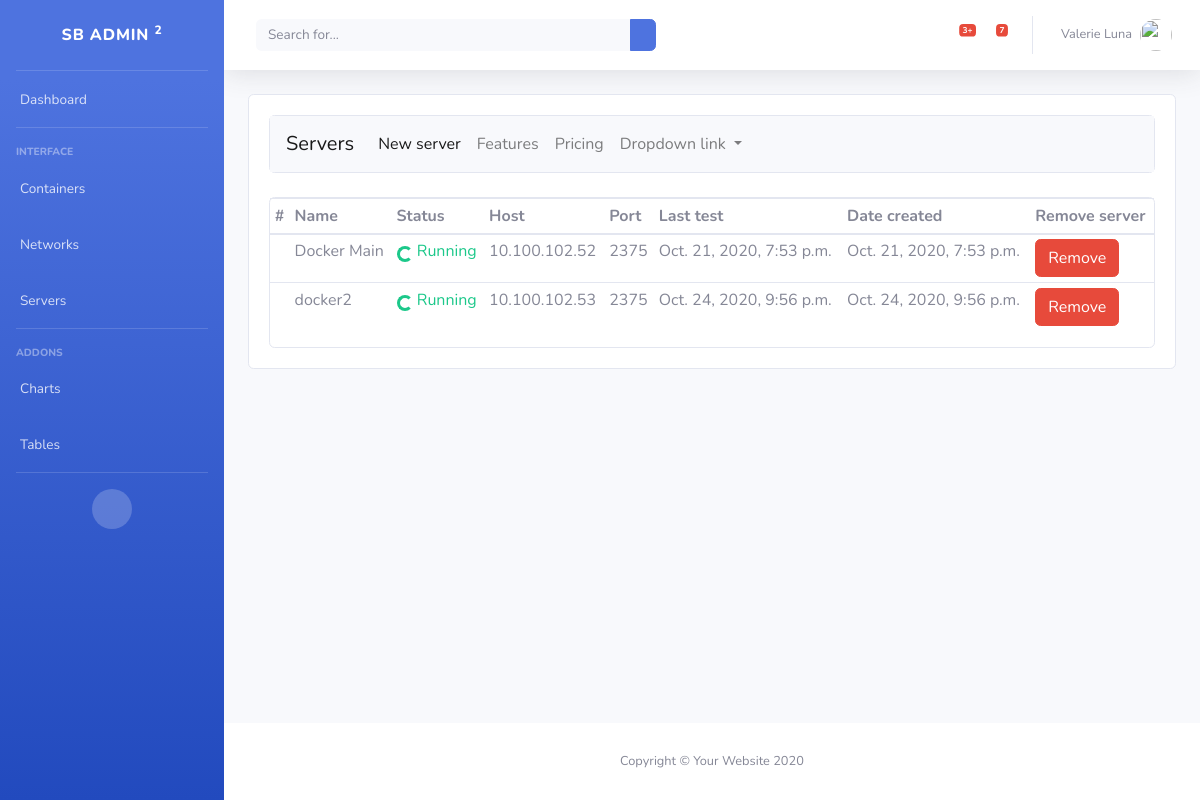
Page /servers/ on the earlier database version.
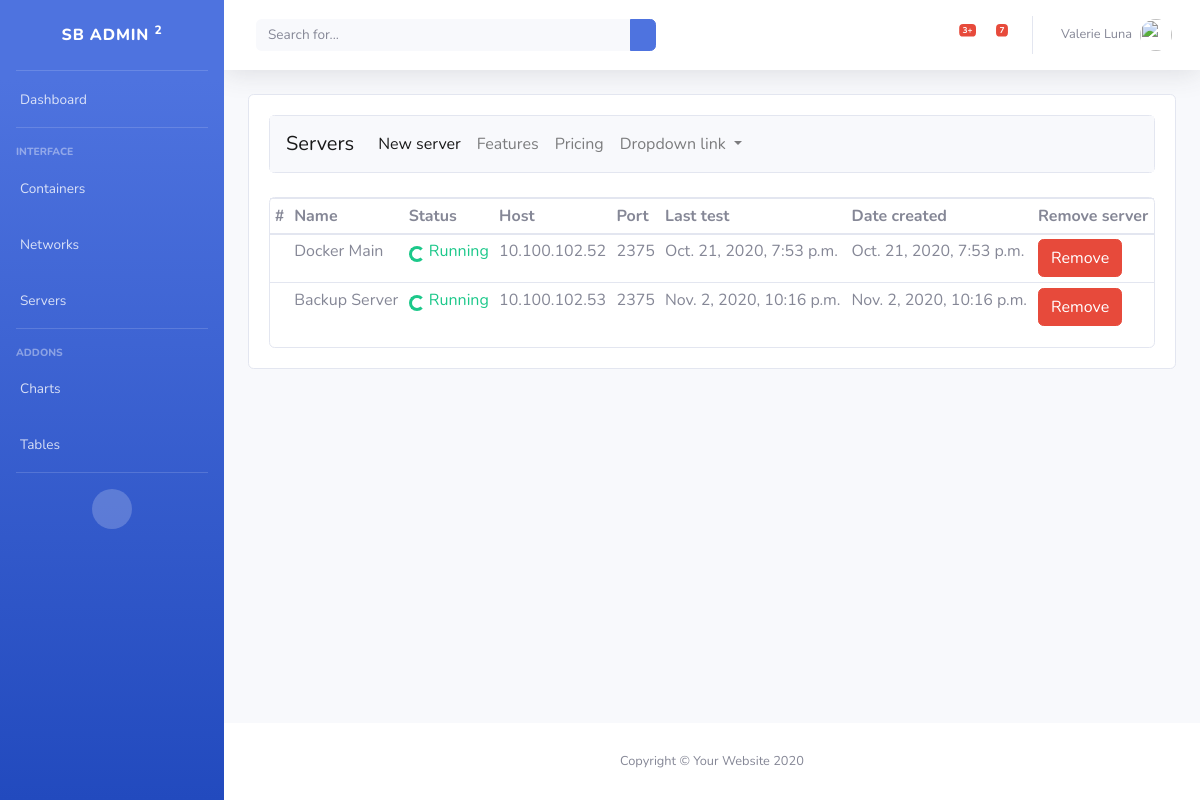
Same page on the later database version.
### servers/models.py (models this page shows, shortened)
class server(models.Model):
    name = models.CharField(max_length=250, unique=True, default=None)
    host = models.CharField(max_length=50, primary_key=True, unique=True)
    port = models.PositiveIntegerField()
    dateCreated = models.DateTimeField(auto_now_add=True, blank=True)
    lastCheck = models.DateTimeField(auto_now_add=True)
    status = models.BooleanField(default=False, editable=False)

### servers/views.py (the view)
# urls.py: path('', views.index, name="index_containers"),
def index(request):
    servers = server.objects.all()
    data = {"title":"servers", "servers":servers}
    return render(request, 'servers.html', data)

### servers/templates/servers.html (shortened to what this page needs)
{%extends 'base_servers.html'%}
{%block servers%}
    <table class="table table-hover table-sm">
      <thead>
        <tr>
          <th scope="col">#</th>
          <th scope="col">Name</th>
          <th scope="col">Status</th>
          <th scope="col">Host</th>
          <th scope="col">Port</th>
          <th scope="col">Last test</th>
          <th scope="col">Date created</th>
          <th scope="col">Remove server</th>
        </tr>
      </thead>
      <tbody>
      {%for server in servers%}
        <tr>
          <th scope="row">{{loop.index}}</th>
          <td>{{server.name}}</td>
          <td>
            {%if server.status == True%}
              <div class="spinner-border spinner-border-sm text-success" role="status">
              </div>
              <span class="text text-success"> Running</span>
            {%else%}
              <div class="spinner-grow text-danger" role="status">
                <span class="sr-only">Up</span>
              </div>
            {%endif%}
          </td>
          <td>{{server.host}}</td>
          <td>{{server.port}}</td>
          <td>{{server.lastCheck}}</td>
          <td>{{server.dateCreated}}</td>
          <td>
            <form method="post" action="{% url 'remove_server'%}" >
              <input class="btn btn-danger" value="Remove" type="submit">
            </form>
          </td>
        </tr>
      {%endfor%}
      </tbody>
    </table>
{%endblock%}

### servers/templates/base_servers.html (shortened to what this page needs)
{%extends 'blank.html'%}
{% block body %}
    <div class="card">
        <nav class="navbar navbar-expand-lg navbar-light bg-light">
          <a class="navbar-brand" href="{% url 'index_servers'%}">Servers</a>
          <div class="collapse navbar-collapse" id="navbarNavDropdown">
            <ul class="navbar-nav">
              <li class="nav-item active">
                <a class="nav-link" href="{% url 'new_server'%}">New server</span></a>
              </li>
              <li class="nav-item">
                <a class="nav-link" href="#">Features</a>
              </li>
              <li class="nav-item">
                <a class="nav-link" href="#">Pricing</a>
              </li>
              <li class="nav-item dropdown">
                <a class="nav-link dropdown-toggle" href="#" id="navbarDropdownMenuLink" role="button" data-toggle="dropdown" aria-haspopup="true" aria-expanded="false">
                  Dropdown link
                </a>
              </li>
            </ul>
          </div>
        </nav>
    </div>
    <br>
    <div class="card">
        {%block servers%}{%endblock%}
    </div>
{%endblock%}

### templates/blank.html (shortened to what this page needs)
<!DOCTYPE html>
{%load static%}
<html lang="en">
<head>
  <link href="{}" rel="stylesheet" type="text/css">
  <link href="{% static 'css/sb-admin-2.min.css' %}" rel="stylesheet">
</head>
<body id="page-top">
  <div id="wrapper">
    <ul class="navbar-nav bg-gradient-primary sidebar sidebar-dark accordion" id="accordionSidebar">
      <a class="sidebar-brand d-flex align-items-center justify-content-center" href="index.html">
        <div class="sidebar-brand-text mx-3">SB Admin <sup>2</sup></div>
      </a>
      <hr class="sidebar-divider my-0">
      <li class="nav-item">
        <a class="nav-link" href="index.html">
          <span>Dashboard</span></a>
      </li>
      <hr class="sidebar-divider">
      <div class="sidebar-heading">
        Interface
      </div>
      <li class="nav-item">
        <a class="nav-link collapsed" href="#" data-toggle="collapse" data-target="#Containers" aria-expanded="true" aria-controls="collapseTwo">
          <span>Containers</span>
        </a>
      </li>
      <li class="nav-item">
        <a class="nav-link collapsed" href="#" data-toggle="collapse" data-target="#Networks" aria-expanded="true" aria-controls="collapseTwo">
          <span>Networks</span>
        </a>
      </li>
      <li class="nav-item">
        <a class="nav-link collapsed" href="#" data-toggle="collapse" data-target="#Servers" aria-expanded="true" aria-controls="collapseTwo">
          <span>Servers</span>
        </a>
      </li>
      <hr class="sidebar-divider">
      <div class="sidebar-heading">
        Addons
      </div>
      <li class="nav-item">
        <a class="nav-link" href="charts.html">
          <span>Charts</span></a>
      </li>
      <li class="nav-item">
        <a class="nav-link" href="tables.html">
          <span>Tables</span></a>
      </li>
      <hr class="sidebar-divider d-none d-md-block">
      <div class="text-center d-none d-md-inline">
        <button class="rounded-circle border-0" id="sidebarToggle"></button>
      </div>
    </ul>
    <div id="content-wrapper" class="d-flex flex-column">
      <div id="content">
        <nav class="navbar navbar-expand navbar-light bg-white topbar mb-4 static-top shadow">
          <form class="d-none d-sm-inline-block form-inline mr-auto ml-md-3 my-2 my-md-0 mw-100 navbar-search">
            <div class="input-group">
              <input type="text" class="form-control bg-light border-0 small" placeholder="Search for..." aria-label="Search" aria-describedby="basic-addon2">
              <div class="input-group-append">
                <button class="btn btn-primary" type="button">
                </button>
              </div>
            </div>
          </form>
          <ul class="navbar-nav ml-auto">
            <li class="nav-item dropdown no-arrow mx-1">
              <a class="nav-link dropdown-toggle" href="#" id="alertsDropdown" role="button" data-toggle="dropdown" aria-haspopup="true" aria-expanded="false">
                <span class="badge badge-danger badge-counter">3+</span>
              </a>
            </li>
            <li class="nav-item dropdown no-arrow mx-1">
              <a class="nav-link dropdown-toggle" href="#" id="messagesDropdown" role="button" data-toggle="dropdown" aria-haspopup="true" aria-expanded="false">
                <span class="badge badge-danger badge-counter">7</span>
              </a>
            </li>
            <li class="nav-item dropdown no-arrow">
              <a class="nav-link dropdown-toggle" href="#" id="userDropdown" role="button" data-toggle="dropdown" aria-haspopup="true" aria-expanded="false">
                <span class="mr-2 d-none d-lg-inline text-gray-600 small">Valerie Luna</span>
                <img class="img-profile rounded-circle" src="">
              </a>
            </li>
          </ul>
        </nav>
        <div class="container-fluid">
          <div class="card">
            <div class="card-body">
          {%block body%}
          {%endblock%}
            </div>
          </div>
        </div>
      </div>
      <footer class="sticky-footer bg-white">
        <div class="container my-auto">
          <div class="copyright text-center my-auto">
            <span>Copyright &copy; Your Website 2020</span>
          </div>
        </div>
      </footer>
    </div>
  </div>
</body>
</html>

Differences in the rows shown:
changed server "10.100.102.53": name "docker2" → "Backup Server"; lastCheck "Oct. 24, 2020, 9:56 p.m." → "Nov. 2, 2020, 10:16 p.m."; dateCreated "Oct. 24, 2020, 9:56 p.m." → "Nov. 2, 2020, 10:16 p.m."
